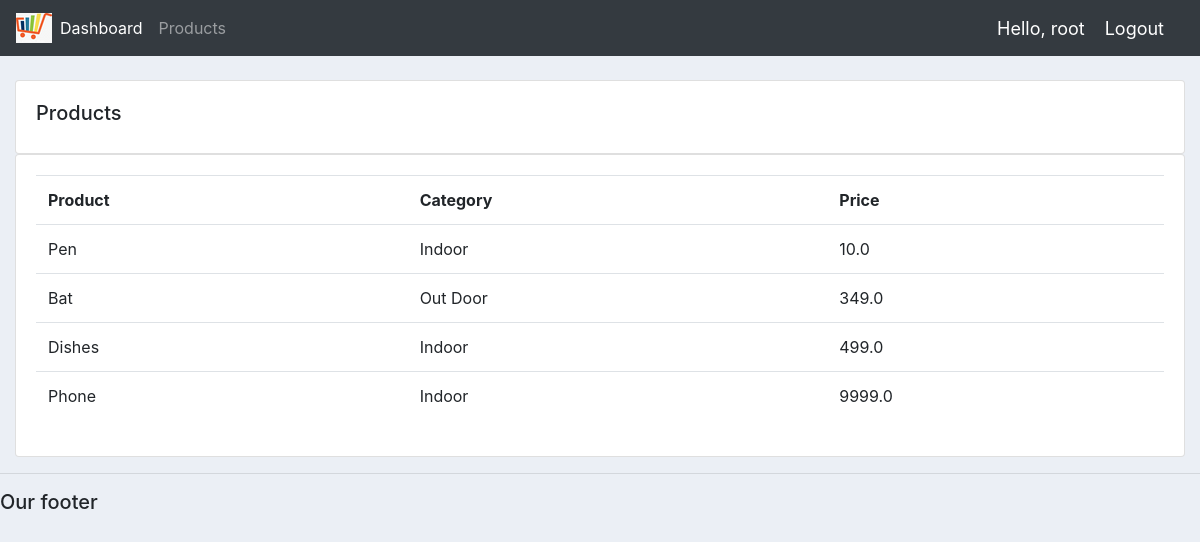
Screenshot of /products/ (signed in) with the database file from the repository.
### accounts/models.py (models this page shows, shortened)
class Product(models.Model):
    CATEGORY = (
        ('Indoor', 'Indoor'),
        ('Out Door', 'Out Door'),
    )
    name = models.CharField(max_length=200, null=True)
    price = models.FloatField(null=True)
    category = models.CharField(max_length=200, null=True, choices=CATEGORY)
    description = models.CharField(max_length=200, null=True, blank=True)
    date_created = models.DateTimeField(auto_now_add=True, null=True)
    tags = models.ManyToManyField(Tag)

### accounts/decorators.py (the view)
		def wrapper_func(request, *args, **kwargs):
			group = None
			if request.user.groups.exists():
				group = request.user.groups.all()[0].name
			if group in allowed_roles:
				return view_func(request, *args, **kwargs)
			else:
				return HttpResponse('You are not authorized to view this page')

### accounts/views.py (called while the page is built)
@login_required(login_url='login')
@allowed_users(allowed_roles=['admin'])
def products(request):
	products = Product.objects.all()
	return render(request, 'accounts/products.html', {'products': products})

### accounts/templates/accounts/products.html
{%  extends 'accounts/main.html' %}
{% block content %}
		<br>
		<div class="row">
			<div class="col-md">
				<div class="card card-body">
					<h5>Products</h5>
				</div>
				<div class="card card-body">
					<table class="table">
						<tr>
							<th>Product</th>
							<th>Category</th>
							<th>Price</th>
						</tr>
						{% for i in products %}
							<tr>
								<td>{{i.name}}</td>
								<td>{{i.category}}</td>
								<td>{{i.price}}</td>
							</tr>
						{% endfor %}
					</table>
				</div>
			</div>
		</div>
{% endblock content %}

### accounts/templates/accounts/navbar.html (shortened to what this page needs)
{% load static %}
<nav class="navbar navbar-expand-lg navbar-dark bg-dark">
 <img src="{% static 'images/logo.jpg' %}">
  <div class="collapse navbar-collapse" id="navbarNav">
    <ul class="navbar-nav">
        {% if request.user.is_staff %}
      <li class="nav-item active">
        <a class="nav-link" href="{% url 'home' %}">Dashboard</a>
      </li>
      <li class="nav-item">
        <a class="nav-link" href="{% url 'products' %}">Products</a>
      </li>
        {% else %}
        <li class="nav-item">
        <a class="nav-link" href="{% url 'account' %}">Settings</a>
        </li>
        {% endif %}
    </ul>
  </div>
    <span class="hello-msg">Hello, {{request.user}}</span>
    <span><a class="hello-msg" href="{% url 'logout' %}">Logout</a></span>
</nav>

### static/css/main.css (style rules this page uses)
body { background-color: #ebeff5; }

### accounts/templates/accounts/navbar.html (style rules this page uses)
.hello-msg { font-size: 18px; color: #fff; margin-right: 20px; }

### rows the page displays
Product: name "Pen", category "Indoor", price "10.0"
Product: name "Bat", category "Out Door", price "349.0"
Product: name "Dishes", category "Indoor", price "499.0"
Product: name "Phone", category "Indoor", price "9999.0"

### other values shown
{{ request.user }} "root"
